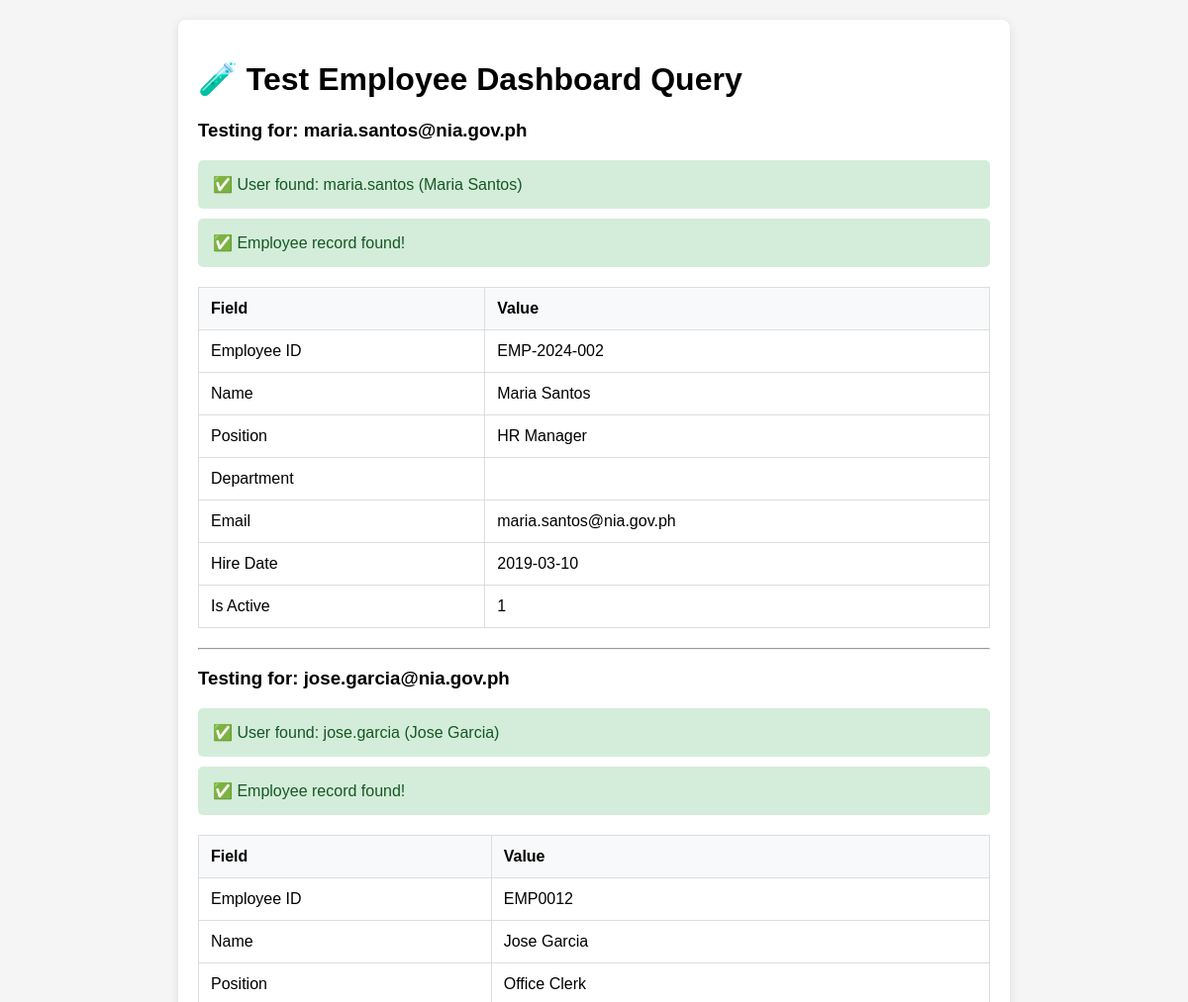
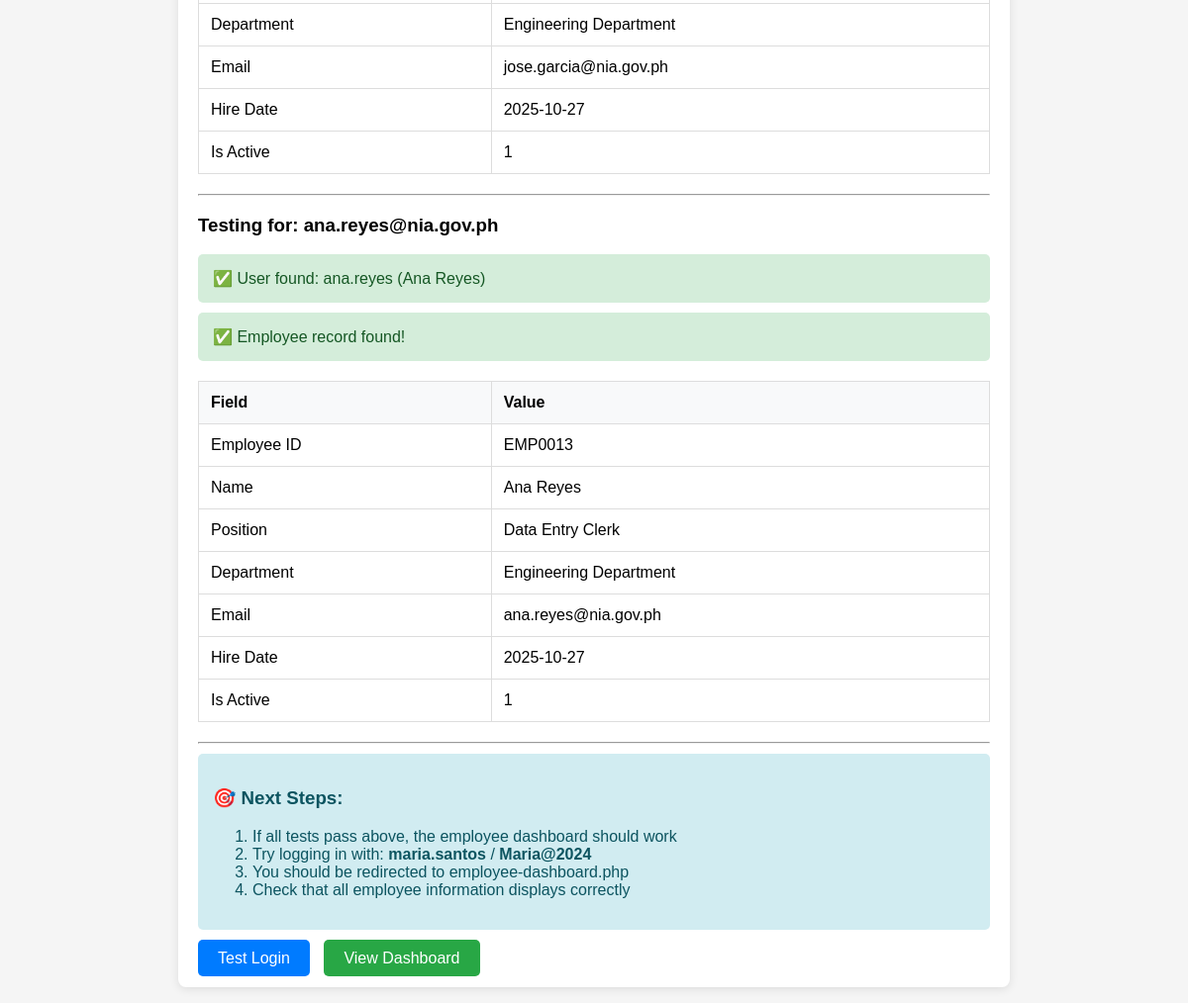
The app's page /test-employee-dashboard.php with its own data (2 pictures, top to bottom).
### tables this page shows
CREATE TABLE IF NOT EXISTS `employees` (
  `id` int(11) NOT NULL AUTO_INCREMENT,
  `employee_id` varchar(20) NOT NULL,
  `first_name` varchar(50) NOT NULL,
  `last_name` varchar(50) NOT NULL,
  `email` varchar(100) NOT NULL,
  `password` varchar(255) DEFAULT NULL,
  `position` varchar(100) NOT NULL,
  `department` varchar(100) NOT NULL,
  `department_id` int(11) DEFAULT NULL,
  `employee_type` enum('faculty','staff','admin') DEFAULT 'staff',
  `hire_date` date NOT NULL,
  `phone` varchar(20) DEFAULT NULL,
  `sss_number` varchar(20) DEFAULT NULL,
  `pagibig_number` varchar(20) DEFAULT NULL,
  `tin_number` varchar(20) DEFAULT NULL,
  `philhealth_number` varchar(20) DEFAULT NULL,
  `address` text DEFAULT NULL,
  `is_active` tinyint(1) DEFAULT 1,
  `created_at` timestamp NOT NULL DEFAULT current_timestamp(),
  `updated_at` timestamp NULL DEFAULT NULL ON UPDATE current_timestamp(),
  `blood_type` varchar(10) DEFAULT NULL,
  `medical_conditions` text DEFAULT NULL,
  `allergies` text DEFAULT NULL,
  `medications` text DEFAULT NULL,
  `last_medical_checkup` date DEFAULT NULL,
  `medical_notes` text DEFAULT NULL,
  `emergency_contact_name` varchar(100) DEFAULT NULL,
  `emergency_contact_number` varchar(20) DEFAULT NULL,
  PRIMARY KEY (`id`),
  UNIQUE KEY `employee_id` (`employee_id`),
  UNIQUE KEY `email` (`email`),
  KEY `idx_department` (`department`),
  KEY `idx_employee_type` (`employee_type`),
  KEY `idx_department_id` (`department_id`),
  CONSTRAINT `fk_employees_department` FOREIGN KEY (`department_id`) REFERENCES `departments` (`id`) ON DELETE SET NULL ON UPDATE CASCADE
);

CREATE TABLE IF NOT EXISTS `users` (
  `id` int(11) NOT NULL AUTO_INCREMENT,
  `username` varchar(50) NOT NULL,
  `password` varchar(255) NOT NULL,
  `first_name` varchar(100) NOT NULL,
  `last_name` varchar(100) NOT NULL,
  `email` varchar(100) NOT NULL,
  `profile_photo` varchar(255) DEFAULT NULL,
  `role` enum('super_admin','admin','hr_manager','human_resource','nurse','employee') NOT NULL DEFAULT 'human_resource',
  `status` enum('active','inactive') NOT NULL DEFAULT 'active',
  `created_at` timestamp NOT NULL DEFAULT current_timestamp(),
  `updated_at` timestamp NOT NULL DEFAULT current_timestamp() ON UPDATE current_timestamp(),
  PRIMARY KEY (`id`),
  UNIQUE KEY `username` (`username`)
);

CREATE TABLE IF NOT EXISTS `departments` (
  `id` int(11) NOT NULL AUTO_INCREMENT,
  `name` varchar(255) NOT NULL,
  `code` varchar(10) NOT NULL,
  `description` text DEFAULT NULL,
  `icon` varchar(100) DEFAULT NULL,
  `color_theme` varchar(7) DEFAULT '#FF6B35',
  `sort_order` int(11) DEFAULT 0,
  `created_by` int(11) DEFAULT NULL,
  `is_active` tinyint(1) NOT NULL DEFAULT 1,
  `created_at` timestamp NOT NULL DEFAULT current_timestamp(),
  `updated_at` timestamp NOT NULL DEFAULT current_timestamp() ON UPDATE current_timestamp(),
  PRIMARY KEY (`id`),
  KEY `created_by` (`created_by`),
  CONSTRAINT `departments_ibfk_1` FOREIGN KEY (`created_by`) REFERENCES `users` (`id`) ON DELETE SET NULL
);

### test-employee-dashboard.php (the view)
<?php
require_once 'config/database.php';
echo "<!DOCTYPE html>
<html lang='en'>
<head>
    <meta charset='UTF-8'>
    <meta name='viewport' content='width=device-width, initial-scale=1.0'>
    <title>Test Employee Dashboard</title>
    <style>
        body { font-family: Arial, sans-serif; margin: 20px; background: #f5f5f5; }
        .container { max-width: 800px; margin: 0 auto; background: white; padding: 20px; border-radius: 8px; box-shadow: 0 2px 10px rgba(0,0,0,0.1); }
        .success { background: #d4edda; color: #155724; padding: 15px; border-radius: 5px; margin: 10px 0; }
        .error { background: #f8d7da; color: #721c24; padding: 15px; border-radius: 5px; margin: 10px 0; }
        .info { background: #d1ecf1; color: #0c5460; padding: 15px; border-radius: 5px; margin: 10px 0; }
        table { width: 100%; border-collapse: collapse; margin: 20px 0; }
        th, td { border: 1px solid #ddd; padding: 12px; text-align: left; }
        th { background-color: #f8f9fa; font-weight: bold; }
    </style>
</head>
<body>
    <div class='container'>
        <h1>🧪 Test Employee Dashboard Query</h1>";
$employee_users = ['maria.santos@nia.gov.ph', 'jose.garcia@nia.gov.ph', 'ana.reyes@nia.gov.ph'];
foreach ($employee_users as $email) {
    echo "<h3>Testing for: $email</h3>";
    $user_query = "SELECT id, username, first_name, last_name, email FROM users WHERE email = ? AND role = 'employee'";
    $user_stmt = mysqli_prepare($conn, $user_query);
    mysqli_stmt_bind_param($user_stmt, "s", $email);
    mysqli_stmt_execute($user_stmt);
    $user_info = mysqli_fetch_assoc(mysqli_stmt_get_result($user_stmt));
    if ($user_info) {
        echo "<div class='success'>✅ User found: {$user_info['username']} ({$user_info['first_name']} {$user_info['last_name']})</div>";
        $employee_query = "SELECT e.*, d.name as department_name
                          FROM employees e
                          LEFT JOIN departments d ON e.department_id = d.id
                          WHERE e.email = ? AND e.is_active = 1";
        $employee_stmt = mysqli_prepare($conn, $employee_query);
        mysqli_stmt_bind_param($employee_stmt, "s", $email);
        mysqli_stmt_execute($employee_stmt);
        $employee = mysqli_fetch_assoc(mysqli_stmt_get_result($employee_stmt));
        if ($employee) {
            echo "<div class='success'>✅ Employee record found!</div>";
            echo "<table>
                    <tr><th>Field</th><th>Value</th></tr>
                    <tr><td>Employee ID</td><td>{$employee['employee_id']}</td></tr>
                    <tr><td>Name</td><td>{$employee['first_name']} {$employee['last_name']}</td></tr>
                    <tr><td>Position</td><td>{$employee['position']}</td></tr>
                    <tr><td>Department</td><td>{$employee['department_name']}</td></tr>
                    <tr><td>Email</td><td>{$employee['email']}</td></tr>
                    <tr><td>Hire Date</td><td>{$employee['hire_date']}</td></tr>
                    <tr><td>Is Active</td><td>{$employee['is_active']}</td></tr>
                  </table>";
        } else {
            echo "<div class='error'>❌ Employee record not found for email: $email</div>";
        }
    } else {
        echo "<div class='error'>❌ User not found for email: $email</div>";
    }
    echo "<hr>";
}
echo "
        <div class='info'>
            <h3>🎯 Next Steps:</h3>
            <ol>
                <li>If all tests pass above, the employee dashboard should work</li>
                <li>Try logging in with: <strong>maria.santos</strong> / <strong>Maria@2024</strong></li>
                <li>You should be redirected to employee-dashboard.php</li>
                <li>Check that all employee information displays correctly</li>
            </ol>
        </div>
        <div style='margin-top: 20px;'>
            <a href='login.php' style='background: #007bff; color: white; padding: 10px 20px; text-decoration: none; border-radius: 5px;'>Test Login</a>
            <a href='employee-dashboard.php' style='background: #28a745; color: white; padding: 10px 20px; text-decoration: none; border-radius: 5px; margin-left: 10px;'>View Dashboard</a>
        </div>
    </div>
</body>
</html>";
?>

### test-employee-dashboard.php (style rules this page uses)
body { font-family: Arial, sans-serif; margin: 20px; background: #f5f5f5; }
.container { max-width: 800px; margin: 0 auto; background: white; padding: 20px; border-radius: 8px; box-shadow: 0 2px 10px rgba(0,0,0,0.1); }
.success { background: #d4edda; color: #155724; padding: 15px; border-radius: 5px; margin: 10px 0; }
.info { background: #d1ecf1; color: #0c5460; padding: 15px; border-radius: 5px; margin: 10px 0; }
table { width: 100%; border-collapse: collapse; margin: 20px 0; }
th, td { border: 1px solid #ddd; padding: 12px; text-align: left; }
th { background-color: #f8f9fa; font-weight: bold; }

### records on screen
employees: email "maria.santos@nia.gov.ph", users.username "maria.santos", users.first_name "Maria", users.last_name "Santos", employee "EMP-2024-002", first_name "Maria", last_name "Santos", position "HR Manager", hire_date "2019-03-10", is_active "1"
employees: email "jose.garcia@nia.gov.ph", users.username "jose.garcia", users.first_name "Jose", users.last_name "Garcia", employee "EMP0012", first_name "Jose", last_name "Garcia", position "Office Clerk", department.name "Engineering Department", hire_date "2025-10-27", is_active "1"
employees: email "ana.reyes@nia.gov.ph", users.username "ana.reyes", users.first_name "Ana", users.last_name "Reyes", employee "EMP0013", first_name "Ana", last_name "Reyes", position "Data Entry Clerk", department.name "Engineering Department", hire_date "2025-10-27", is_active "1"
